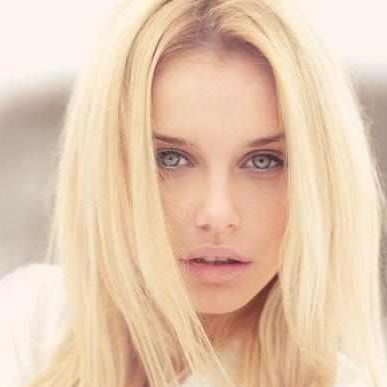
#> input picture blonde.jpg, 387 x 387 px
$ python ex6-13.py
#> lines starting #> are read from the running program, lines starting #| are printed output that depends on the picture; after the words box and inside, x2 and y2 are one past the last pixel; in counts of white or black regions, pixels touching at a corner belong together
# -*- coding: utf-8 -*-
"""
Created on Tue Feb  9 16:46:33 2021

@author: d19fd
"""

import cv2

img = cv2.imread('blonde.jpg', 0)
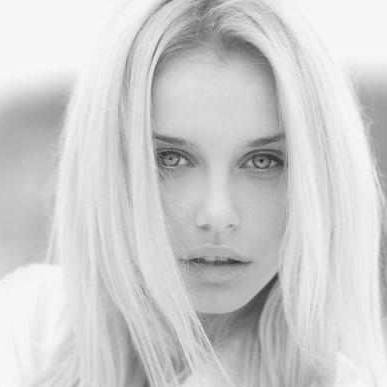
#> img: shape (387, 387); min 30, max 250, mean 206.2

t1, thd = cv2.threshold(img, 127, 255, cv2.THRESH_BINARY)
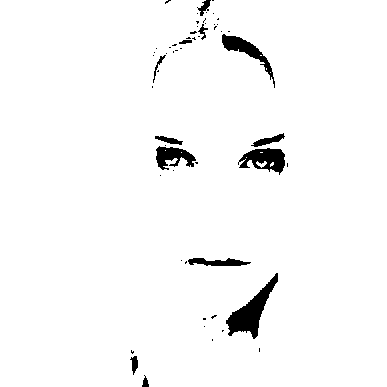
#> thd: shape (387, 387); 97.2% white; 57 black regions (44 under 20 px), largest, box (x1, y1, x2, y2) and area: (226, 273, 278, 339) 1166, (238, 148, 285, 175) 732, (222, 34, 275, 88) 644
t2, otsu = cv2.threshold(img, 0, 255, cv2.THRESH_BINARY+cv2.THRESH_OTSU)
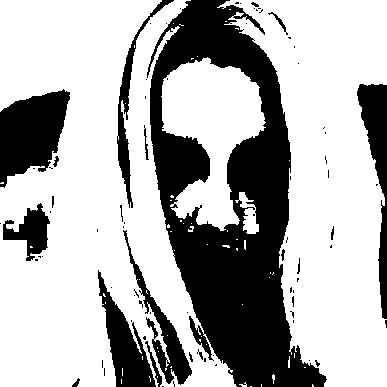
#> otsu: shape (387, 387); 68.8% white; 79 black regions (59 under 20 px), largest, box (x1, y1, x2, y2) and area: (147, 0, 327, 387) 31274, (0, 89, 70, 188) 4491, (357, 84, 387, 319) 2802
#> t2 = 195

cv2.imshow('img', img)
cv2.imshow('thd', thd)
cv2.imshow('otsu', otsu)

cv2.waitKey()
cv2.destroyAllWindows()

$ run again, with Kate.jpg copied over blonde.jpg
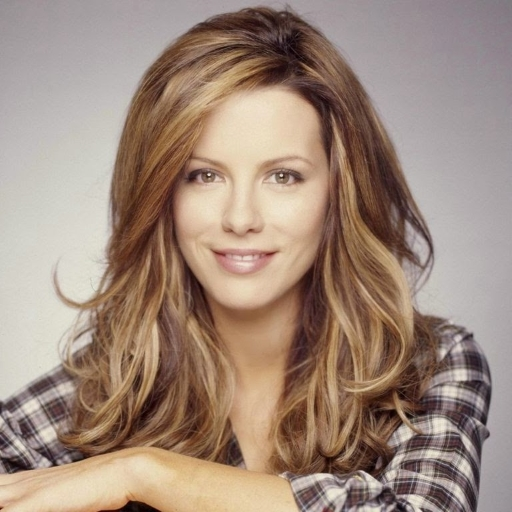
#> input picture Kate.jpg, 512 x 512 px
#> `t1, thd = cv2.threshold(img, 127, 255, cv2.THRESH_BINARY)`:
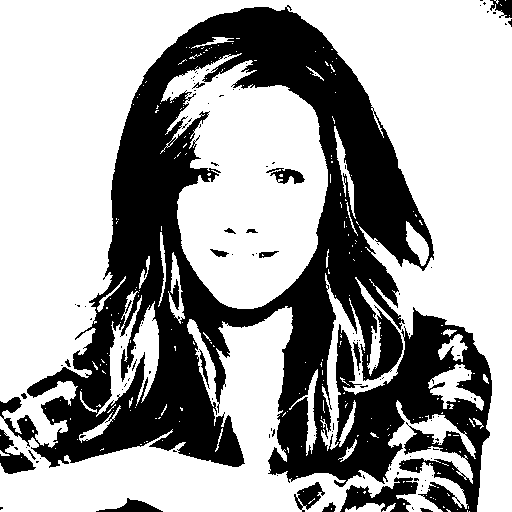
#> thd: shape (512, 512); 64.1% white; 121 black regions (102 under 20 px), largest, box (x1, y1, x2, y2) and area: (0, 5, 492, 512) 89725, (340, 477, 418, 512) 1362, (0, 429, 36, 474) 702
#> `t2, otsu = cv2.threshold(img, 0, 255, cv2.THRESH_BINARY+cv2.THRESH_OTSU)`:
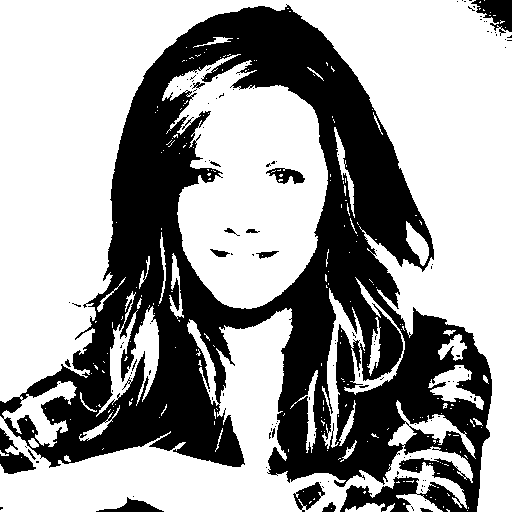
#> otsu: shape (512, 512); 62.5% white; 130 black regions (113 under 20 px), largest, box (x1, y1, x2, y2) and area: (0, 4, 492, 512) 94676, (471, 0, 512, 36) 802, (0, 428, 36, 474) 738
#> t2 = 131
